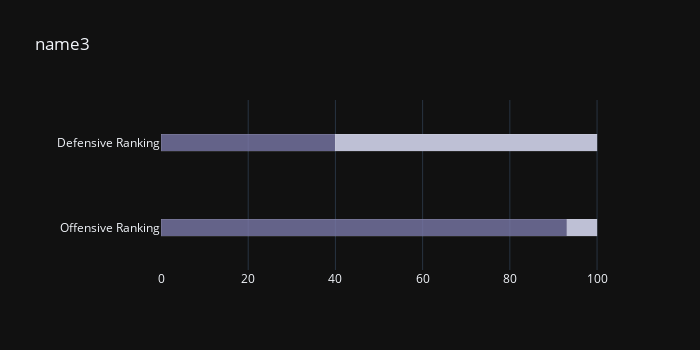

This figure's notebook cell:
### Code cell
off_def_plot('name3', test_od)

### Figure 1 — Plotly figure (JSON) as saved in the notebook; plotly's stock layout.template omitted (floating-point values rounded to 4 significant figures)
{"data": [{"marker": {"color": "rgba(122, 120, 168, 0.8)", "line": {"color": "rgb(248, 248, 249)", "width": 0.1}}, "name": "name5", "orientation": "h", "type": "bar", "x": [93, 40], "y": ["Offensive Ranking", "Defensive Ranking"]}, {"marker": {"color": "rgba(190, 192, 213, 1)", "line": {"color": "rgb(248, 248, 249)", "width": 0.1}}, "name": "All NBA Players", "orientation": "h", "type": "bar", "x": [7, 60], "y": ["Offensive Ranking", "Defensive Ranking"]}], "layout": {"bargap": 0.8, "barmode": "stack", "height": 350, "showlegend": false, "title": {"text": "name3"}, "width": 700, "xaxis": {"domain": [0.15, 1], "showgrid": true, "showline": false, "showticklabels": true, "zeroline": false}}}
